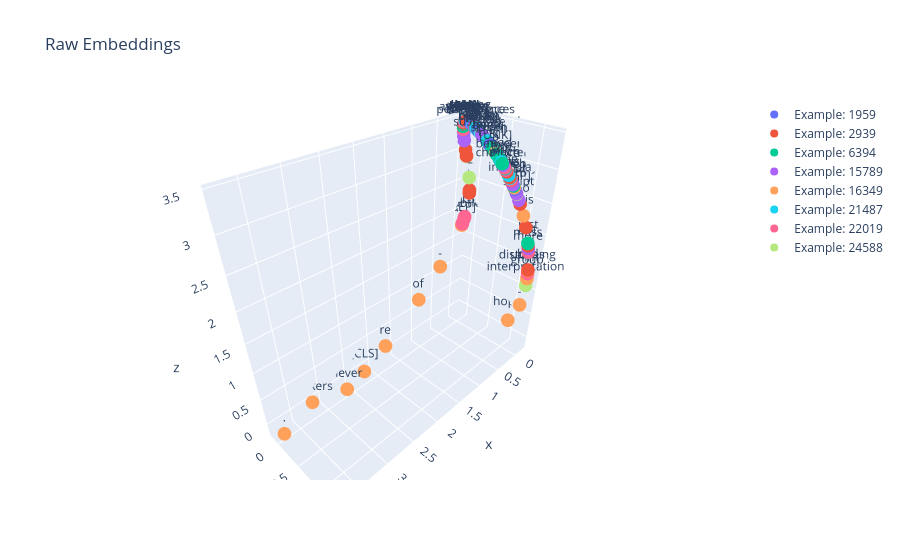

Notebook source saved alongside this figure:
### Code cell
fig = go.Figure(
    data=scatters,
    layout=go.Layout(
        title=go.layout.Title(text='Raw Embeddings')
    ))
fig.show()
